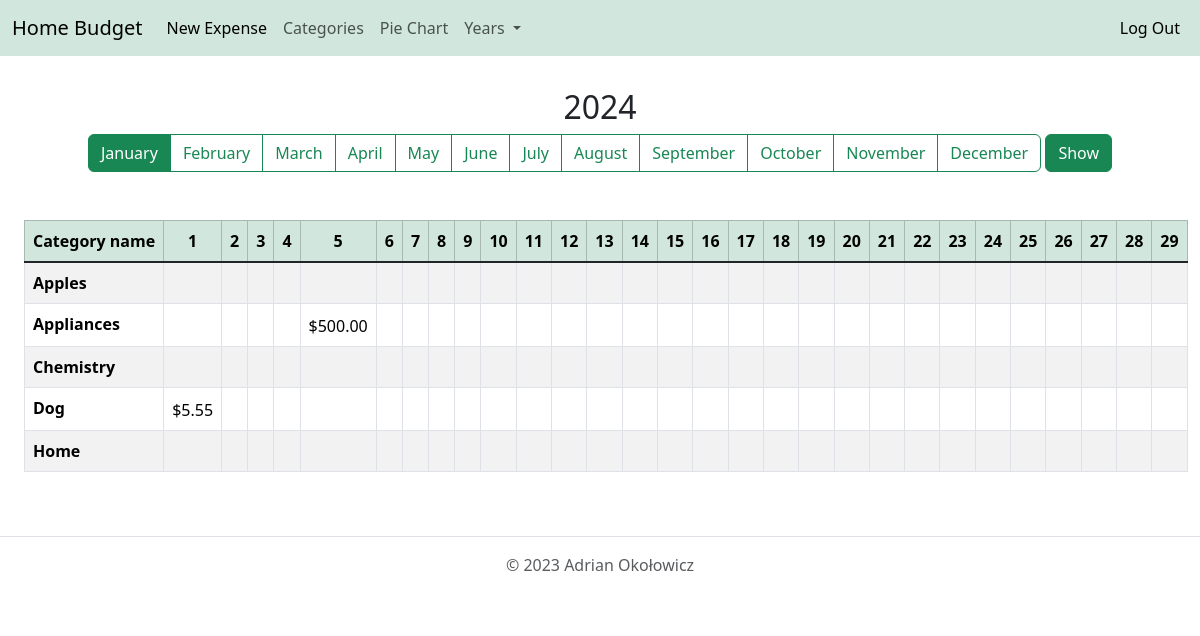
The page / (signed in) on the database its author committed.
### tables this page shows
CREATE TABLE categories (id INTEGER PRIMARY KEY NOT NULL, category TEXT NOT NULL, user_id INTEGER NOT NULL, FOREIGN KEY(user_id) REFERENCES users(id));

CREATE TABLE expenses (id INTEGER PRIMARY KEY NOT NULL, user_id INTEGER NOT NULL, year INTEGER NOT NULL, month INTEGER NOT NULL, day INTEGER NOT NULL, category_id INTEGER NOT NULL, expense REAL NOT NULL, FOREIGN KEY(user_id) REFERENCES users(id), FOREIGN KEY(category_id) REFERENCES categories(id));

### app.py (the view)
@app.route('/')
@login_required
def index():
    session['years'] = get_values(
        db, 'expenses', 'year', session['user_id'], distinct=True
    )
    if request.args.get('disp_year'):
        session['year'] = request.args.get('disp_year')
    else:
        session['year'] = datetime.date.today().year
    if request.args.get('months_radio'):
        month_no = months.index(request.args.get('months_radio')) + 1
    else:
        month_no = datetime.date.today().month
    cat_list = get_values(db, 'categories', 'category', session['user_id'])
    month_expenses = {}
    total_expenses = {}
    for category in cat_list:
        expenses = db.execute(
            """
            SELECT expenses.id AS expense_id, year, month, day,
                   SUM(expense) AS expense
              FROM expenses, categories
             WHERE expenses.category_id = categories.id
               AND expenses.user_id = categories.user_id
               AND expenses.user_id = ?
               AND category = ?
               AND month = ?
               AND year = ?
             GROUP BY year, month, day
            """,
            session['user_id'],
            category,
            month_no,
            session['year'],
        )
        month_expenses[category] = expenses
        total = db.execute(
            """
            SELECT SUM(expense) AS sum
              FROM expenses, categories
             WHERE expenses.category_id = categories.id
               AND expenses.user_id = categories.user_id
               AND expenses.user_id = ?
               AND category = ?
               AND month = ?
               AND year = ?
            """,
            session['user_id'],
            category,
            month_no,
            session['year'],
        )
        total_expenses[category] = total[0]['sum']
    return render_template(
        'index.html',
        months=months,
        month_no=month_no,
        year=session['year'],
        years=session['years'],
        month_expenses=month_expenses,
        total_expenses=total_expenses,
        cat_list=cat_list,
    )

### helpers.py (called while the page is built)
def get_values(database, table, col, user_id, distinct=False):
    if distinct:
        column = f'DISTINCT({col})'
    else:
        column = col
    rows = database.execute(
            f"""
            SELECT {column}
              FROM {table}
             WHERE user_id = ?
            """,
            user_id,
    )
    lst = []
    for value in rows:
        lst.append(value[col])
    return sorted(lst)

def login_required(f):
    @wraps(f)
    def decorated_function(*args, **kwargs):
        if session.get('user_id') is None:
            return redirect('/login')
        return f(*args, **kwargs)
    return decorated_function

def usd(value):
    return f"${value:,.2f}"

### templates/index.html (shortened to what this page needs)
{% extends "layout.html" %}
{% block main %}
    <div class="container-fluid text-center">
        <div class="row justify-content-center">
            <div class="col mx-auto mt-2 mb-5 x-scrollable-container">
                <h2>{{ year }}</h2>
                <form action="/" method="get">
                    <div class="btn-group" role="group" aria-label="Basic radio toggle button group">
                        {% for month in months %}
                            <label class="btn btn-outline-success" for="{{ month }}">{{ month }}</label>
                        {% endfor %}
                    </div>
                    <button class="btn btn-success" type="submit">Show</button>
                </form>
            </div>
        </div>
        <div class="row justify-content-center">
            <div class="col-auto x-scrollable-container">
                {% if month_no %}
                    <table class="table table-bordered table-hover table-striped">
                        <thead class="table-success">
                            <tr>
                                <th>Category name</th>
                                {% if month_no in [1, 3, 5, 7, 8, 10, 12] %}
                                    {% set month_days = 31 %}
                                    {% for i in range(month_days) %}
                                        <th>{{ i + 1 }}</th>
                                    {% endfor %}
                                {% elif month_no in [4, 6, 9, 11] %}
                                    {% set month_days = 30 %}
                                    {% for i in range(month_days) %}
                                        <th>{{ i + 1 }}</th>
                                    {% endfor %}
                                {% else %}
                                    {% set month_days = 29 %}
                                    {% for i in range(month_days) %}
                                        <th>{{ i + 1 }}</th>
                                    {% endfor %}
                                {% endif %}
                            </tr>
                        </thead>
                        <tbody class="table-group-divider table-condensed">
                            {% for category in cat_list %}
                                <tr>
                                    <th class="text-start" scope="row">{{ category }}</th>
                                    {% for day in range(1, month_days + 1) %}
                                        {% set ns = namespace(found=0) %}
                                        {% for expense in month_expenses[category] %}
                                            {% if day == expense.day %}
                                                <td class="text-end">
                                                    <form action="/delete/expense" method="post">
                                                        <button class="btn btn-text" type="submit">{{ expense.expense|usd }}</button>
                                                    </form>
                                                </td>
                                                {% set ns.found = 1 %}
                                            {% else %}
                                                {% continue %}
                                            {% endif %}
                                        {% endfor %}
                                        {% if ns.found == 0 %}
                                            <td></td>
                                        {% endif %}
                                    {% endfor %}
                                </tr>
                            {% endfor %}
                        </tbody>
                    </table>
                {% endif %}
            </div>
        </div>
    </div>
{% endblock %}

### templates/layout.html (shortened to what this page needs)
<!DOCTYPE html>
<html lang="en">
    <head>
        <link href="https://cdn.jsdelivr.net/npm/bootstrap@5.3.1/dist/css/bootstrap.min.css" rel="stylesheet">
        <link href="static/themes.css" rel="stylesheet">
    </head>
    <body>
        {% if session["user_id"] %}
            <nav class="navbar navbar-expand-lg" style="background-color: var(--bs-success-bg-subtle);">
        {% else %}
            <nav class="navbar navbar-expand-lg" style="background-color: var(--bs-secondary-bg);">
        {% endif %}
                <div class="container-fluid">
                    <a class="navbar-brand" href="/">Home Budget</a>
                    <div class="collapse navbar-collapse" id="navbarNavDropdown">
                        {% if session["user_id"] %}
                            <ul class="navbar-nav me-auto">
                                <li class="navbar-nav me-auto">
                                    <a class="nav-link active" href="/add">New Expense</a>
                                </li>
                                <li class="nav-item">
                                    <a class="nav-link" aria-current="page" href="/categories">Categories</a>
                                </li>
                                <li class="nav-item">
                                    <a class="nav-link" href="/structure">Pie Chart</a>
                                </li>
                                <li class="nav-item dropdown">
                                    <a class="nav-link dropdown-toggle" href="#" role="button" data-bs-toggle="dropdown" aria-expanded="false">
                                        Years
                                    </a>
                                </li>
                            </ul>
                            <ul class="navbar-nav ms-auto">
                                <li class="nav-item">
                                    <a class="nav-link active" href="/logout">Log Out</a>
                                </li>
                            </ul>
                        {% endif %}
                    </div>
                </div>
        </nav>
        <main class="container-fluid py-lg-4 text-center">
            {% block main %}{% endblock %}
        </main>
    </body>
    <footer class="py-3 my-4 border-top">
        <p class="text-center text-body-secondary">© 2023 Adrian Okołowicz</p>
    </footer>
</html>

### static/themes.css (style rules this page uses)
.btn-text { background-color: transparent; border: none; padding: 0; color: inherit; font-size: inherit; }
.x-scrollable-container { overflow-x: auto; white-space: nowrap; }

### rows shown on the page
categories: category "Apples"
categories: category "Appliances"
expenses: expense "$500.00"
categories: category "Chemistry"
categories: category "Dog"
expenses: expense "$5.55"
categories: category "Home"

### other values the page prints
{{ year }} "2024"
{{ month }} "January" "February" "March" "April" "May" "June" "July" "August" "September" "October" "November" "December"
{{ i + 1 }} "1" "2" "3" "4" "5" "6" "7" "8" "9" "10" "11" "12" "13" "14" "15" "16" "17" "18" "19" "20" "21" "22" "23" "24" "25" "26" "27" "28" "29"
